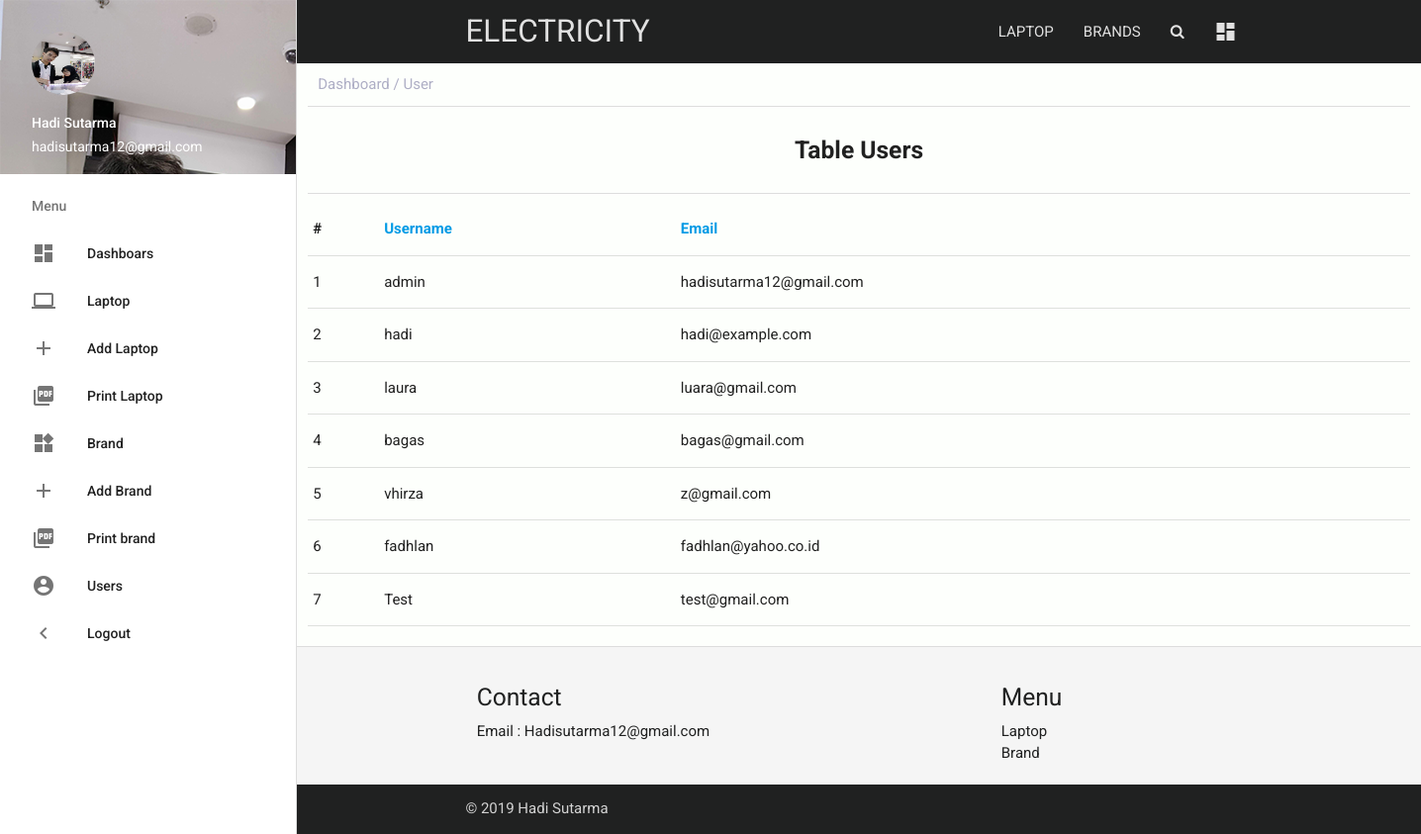
Screenshot of /backend-user.php with the database file from the repository.
### tables this page shows
CREATE TABLE `user` (
  `id` int(11) NOT NULL,
  `username` varchar(128) NOT NULL,
  `email` varchar(256) NOT NULL,
  `password` varchar(128) NOT NULL,
  `admin` tinyint(1) NOT NULL,
  `time` timestamp NOT NULL DEFAULT current_timestamp() ON UPDATE current_timestamp()
);

### php/functions.php (called while the page is built, shortened)
<?php
	function koneksi()
	{
		$conn = mysqli_connect("localhost", "root", "") or die ("Koneksi Gagal!");
		mysqli_select_db($conn, "pw_183040035") or die ("DB Salah!");
		return $conn;
	}
	function query($sql)
	{
		$conn = koneksi();
		$results = mysqli_query($conn, "$sql");
		$rows = [];
		while ($row = mysqli_fetch_assoc($results))
			$rows[] = $row;
		return $rows;
	}
?>

### backend-user.php (the view, shortened to what this page needs)
<?php
require 'php/functions.php';
$user = query("SELECT * FROM user");
?>
<!DOCTYPE html>
<html lang="en">
<head>
    <link href="https://stackpath.bootstrapcdn.com/font-awesome/4.7.0/css/font-awesome.min.css" rel="stylesheet">
    <link type="text/css" rel="stylesheet" href="css/materialize.min.css"  media="screen,projection"/>
    <link rel="stylesheet" href="css/style.css"/>
    <link rel="stylesheet" href="css/admin.css"/>
</head>
<body>
<header>
  <nav class="navbar-fixed navbar">
    <div class="nav-wrapper">
      <div class="container">
        <a href="index.php" class="brand-logo">ELECTRICITY</a>
        <div class="menu">
          <ul id="nav-mobile" class="right hide-on-med-and-down">
            <div class="menu">
              <li class="link"><a class="menu-item"href="laptop.php">LAPTOP</a></li>
              <li class="link"><a class="menu-item" href="brand.php">BRANDS</a></li>
              <li><a id="search-button"><i class="fa fa-search"></i></a></li>
              <li class="link"><a href="backend.php" ><i class="material-icons prefix">dashboard</i></a></li>
            </div>
          </ul>
        </div>
      </div>
    </div>
  </nav>
</header>
 <ul id="mobile-demo" class="sidenav sidenav-fixed">
    <li>
      <div class="user-view">
        <div class="background">
        </div>
        <a href="#user"><img class="circle" src="assets/img/admin.png"></a>
        <a href="#name"><span class="white-text name">Hadi Sutarma</span></a>
        <a href="#email"><span class="white-text email">hadisutarma12@gmail.com</span></a>
      </div>
  </li>
    <li>
      <form method="get">
        <div class="input-field sidesearch">
          <label class="label-icon" for="search"><i class="material-icons">search</i></label>
        </div>
      </form>
    </li>
  <li><a class="subheader">Menu</a></li>
    <li><a class="waves-effect" href="backend.php"><i class="material-icons">dashboard</i>Dashboars</a></li>
    <li><a class="waves-effect" href="backend-laptop.php"><i class="material-icons">laptop</i>Laptop</a></li>
    <li><a class="waves-effect" href="add-laptop.php"><i class="material-icons">add</i>Add Laptop</a></li>
    <li><a class="waves-effect" href="print-laptop.php"><i class="material-icons">picture_as_pdf</i>Print Laptop</a></li>
    <li><a class="waves-effect" href="backend-brand.php"><i class="material-icons">widgets</i>Brand</a></li>
    <li><a class="waves-effect" href="add-brand.php"><i class="material-icons">add</i>Add Brand</a></li>
    <li><a class="waves-effect" href="print-brand.php"><i class="material-icons">picture_as_pdf</i>Print brand</a></li>
    <li><a class="waves-effect" href="backend-user.php"><i class="material-icons">account_circle</i>Users</a></li>
    <li><a class="waves-effect" href="logout.php"><i class="material-icons">keyboard_arrow_left</i>Logout</a></li>
</ul>
<ul id="slide-out" class="sidenav sidenav-fixed">
  <li>
    <div class="user-view">
      <div class="background">
        <img src="assets/img/admin.png">
      </div>
      <a href="#user"><img class="circle" src="assets/img/admin.png"></a>
      <a href="#name"><span class="white-text name">Hadi Sutarma</span></a>
      <a href="#email"><span class="white-text email">hadisutarma12@gmail.com</span></a>
    </div>
</li>
  <li><a class="subheader">Menu</a></li>
    <li><a class="waves-effect" href="backend.php"><i class="material-icons">dashboard</i>Dashboars</a></li>
    <li><a class="waves-effect" href="backend-laptop.php"><i class="material-icons">laptop</i>Laptop</a></li>
    <li><a class="waves-effect" href="add-laptop.php"><i class="material-icons">add</i>Add Laptop</a></li>
    <li><a class="waves-effect" href="print-laptop.php"><i class="material-icons">picture_as_pdf</i>Print Laptop</a></li>
    <li><a class="waves-effect" href="backend-brand.php"><i class="material-icons">widgets</i>Brand</a></li>
    <li><a class="waves-effect" href="add-brand.php"><i class="material-icons">add</i>Add Brand</a></li>
    <li><a class="waves-effect" href="print-brand.php"><i class="material-icons">picture_as_pdf</i>Print brand</a></li>
    <li><a class="waves-effect" href="backend-user.php"><i class="material-icons">account_circle</i>Users</a></li>
    <li><a class="waves-effect" href="logout.php"><i class="material-icons">keyboard_arrow_left</i>Logout</a></li>
</ul>
<main>
  <div class="row">
  	<div class="col s12 m12 l12 ">
  		<div class="laptop-menu">
  			<p><a href="backend.php">Dashboard / <a href="backend-laptop.php">User</a></a></p>
  			<h5>Table Users</h5>
  		</div>
  		<div class="table-laptop" id="table-user">
  			<table>
  				<tr>
  					<th>#</th>
  					<th><a class="sort_user" id="username" data-order="desc" href="#">Username</a></th>
  					<th><a class="sort_user" id="email" data-order="desc" href="#">Email</a></th>
  				</tr>
  				<?php $i = 1 ?>
  				<?php foreach ($user as $users): ?>
  				<tr>
  					<td><?= $i++ ?></td>
  					<td><?= $users['username'] ?></td>
  					<td><?= $users['email'] ?></td>
  				</tr>
  					<?php endforeach ?>
  				</table>
  			</div>
  		</div>
	</div>
</main>
<footer class="page-footer">
  <div class="container page-footer-index">
    <div class="row">
      <div class="col l6 s12">
        <h5>Contact</h5>
        <p>Email : Hadisutarma12@gmail.com</p>
      </div>
      <div class="col l4 offset-l2 s12">
        <h5>Menu</h5>
        <ul>
          <li><a href="laptop.php">Laptop</a></li>
          <li><a href="brand.php">Brand</a></li>
        </ul>
      </div>
    </div>
  </div>
  <div class="footer-copyright">
    <div class="container">
    © 2019 Hadi Sutarma
    </div>
  </div>
</footer>
</body>
</html>

### css/style.css (style rules this page uses)
* { margin: 0; padding: 0; }
body { font-family: 'Roboto', sans-serif; transition: background-color .5s; background-color: #FDFFFC; display: flex; min-height: 100vh !important; flex-direction: column; }
main { flex: 1 0 auto; }
.navbar { background-color: #202121; color: #e1e1e1; width: 100% !important; box-shadow: none !important; }
.navbar a { color: #e1e1e1; }
.menu ul li a.menu-item { transform: scale(1); transition: 0.1s; }
.menu ul li:nth-child(1) a.menu-item { transition-delay: 0; }
.menu ul li:nth-child(2) a.menu-item { transition-delay: 0.1s; }
.sidenav { box-shadow: none !important; border-right: 1px solid #DDD !important; }
.sidesearch { background: transparent !important; border: none !important; outline: none !important; }
.laptop-menu h5 { margin-top: 30px; padding-bottom: 30px; font-weight: bold; border-bottom: 1px solid #ddd; text-align: center; }
.laptop-menu p { border-bottom: 1px solid #ddd; padding: 10px; }
.laptop-menu a { text-decoration: none; overflow: hidden; color: #AEAEC5; }
.page-footer { background-color: #F5F5F5 !important; color: #202121; border-top: 1px solid #ddd; }
.page-footer a { background-color: #F5F5F5 !important; color: #202121; }
.footer-copyright { background-color: #202121 !important; color: #FDFFFC; }

### css/admin.css (style rules this page uses)
* { margin: 0; padding: 0; }
body { font-family: 'Roboto', sans-serif; transition: background-color .5s; background-color: #FDFFFC; display: flex; min-height: 100vh !important; flex-direction: column; }
main { flex: 1 0 auto; }
header, main, footer { padding-left: 300px; }

### rows the page displays
user: username "admin", email "hadisutarma12@gmail.com"
user: username "hadi", email "hadi@example.com"
user: username "laura", email "luara@gmail.com"
user: username "bagas", email "bagas@gmail.com"
user: username "vhirza", email "z@gmail.com"
user: username "fadhlan", email "fadhlan@yahoo.co.id"
user: username "Test", email "test@gmail.com"
